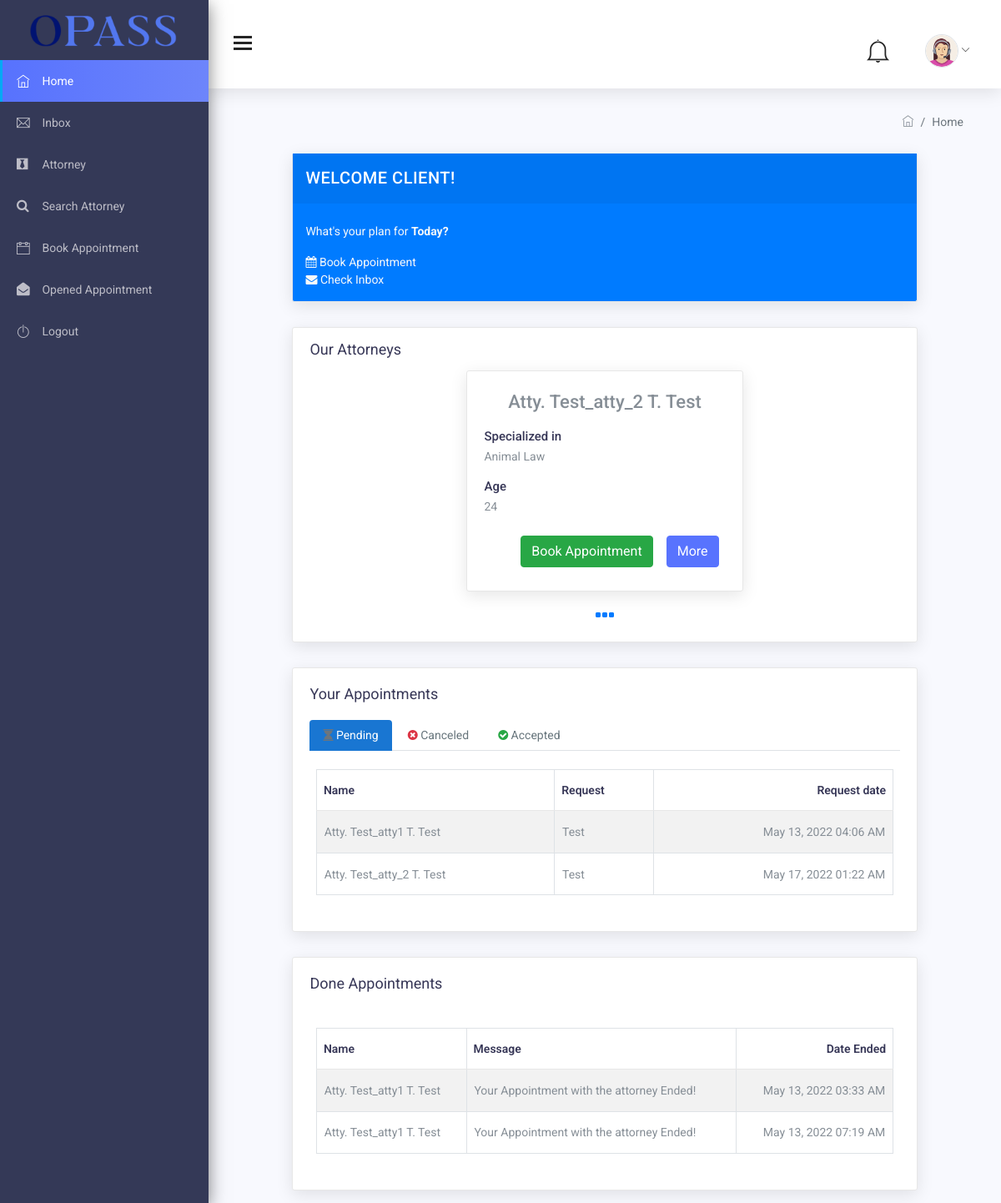
Screenshot of /pages/Users/index.php (signed in) with the database file from the repository.
### tables this page shows
CREATE TABLE `users` (
  `id` int(11) NOT NULL,
  `profile` text DEFAULT NULL,
  `fname` text NOT NULL,
  `mname` text NOT NULL,
  `lname` text NOT NULL,
  `email` text NOT NULL,
  `contact` text NOT NULL,
  `address` text NOT NULL,
  `birthday` date DEFAULT NULL,
  `schedule` text DEFAULT NULL,
  `year_exp` int(11) DEFAULT NULL,
  `specialization_id` int(11) NOT NULL,
  `role` text NOT NULL,
  `uname` text NOT NULL,
  `password` text NOT NULL,
  `opened_appointment` tinyint(1) NOT NULL DEFAULT 0
);

CREATE TABLE `specialization` (
  `specialization_id` int(11) NOT NULL,
  `specialization_name` text NOT NULL,
  `spec_description` varchar(300) NOT NULL
);

CREATE TABLE `appointments` (
  `appointment_id` int(11) NOT NULL,
  `attorney_id` int(11) NOT NULL,
  `user_id` int(11) NOT NULL,
  `request` text NOT NULL,
  `appointment_date` date NOT NULL,
  `appointment_time` time NOT NULL,
  `cancelation_reason` text DEFAULT NULL,
  `ended_remark` text DEFAULT NULL,
  `status` text DEFAULT NULL,
  `date_created` timestamp NOT NULL DEFAULT current_timestamp() ON UPDATE current_timestamp(),
  `date_accepted` date DEFAULT NULL,
  `date_ended` date DEFAULT NULL
);

### components/links.php (called while the page is built, shortened)
<?php
$userLinks = array(
  "home" => array(
    "title" => "Home",
    "icon" => "ti-home",
    "link" => "index.php"
  ),
  "inbox" => array(
    "title" => "Inbox",
    "icon" => "ti-email",
    "link" => "../Conversation/"
  ),
  "attorney" => array(
    "title" => "Attorney",
    "icon" => "fa fa-black-tie",
    "link" => "attorneys.php"
  ),
  "searchAttorney" => array(
    "title" => "Search Attorney",
    "icon" => "fa fa-search",
    "link" => "search-attorney.php"
  ),
  "bookAppoint" => array(
    "title" => "Book Appointment",
    "icon" => "ti-calendar",
    "link" => "book-appointment.php"
  ),
  "openedAppointment" => array(
    "title" => "Opened Appointment",
    "icon" => "fa fa-envelope-open",
    "link" => "opened-appointment.php"
  ),
);

### pages/Users/index.php (the view, shortened to what this page needs)
<?php
include_once("../../backend/conn.php");
$user = mysqli_fetch_object(
  mysqli_query(
    $con,
    "SELECT * FROM users WHERE id = $_SESSION[id]"
  )
);
?>
<!DOCTYPE html>
<html lang="en">
<head>
  <link href="../../assets/css/lib/font-awesome.min.css" rel="stylesheet">
  <link href="../../assets/css/lib/themify-icons.css" rel="stylesheet">
  <link href="../../assets/css/lib/owl.carousel.min.css" rel="stylesheet" />
  <link href="../../assets/css/lib/owl.theme.default.min.css" rel="stylesheet" />
  <link href="../../assets/css/lib/menubar/sidebar.css" rel="stylesheet">
  <link href="../../assets/css/lib/bootstrap.min.css" rel="stylesheet">
  <link href="../../assets/css/lib/helper.css" rel="stylesheet">
  <link href="../../assets/css/style.css" rel="stylesheet">
</head>
<body>
  <?php include("../../components/side-nav.php"); ?>
  <?php include("../../components/top-nav.php") ?>
  <div class="content-wrap">
    <div class="main">
      <div class="container-fluid">
        <div class="page-header">
          <div class="page-title">
            <ol class="breadcrumb">
              <li class="breadcrumb-item"><a href="#"><i class="ti-home"></i></a></li>
              <li class="breadcrumb-item active">Home</li>
            </ol>
          </div>
        </div>
        <section id="main-content">
          <div class="row d-flex justify-content-center">
            <div class="col-md-10 ">
              <div class="card bg-primary" style="margin-top: 0;border-top: 0; padding: 0">
                <div class="panel-heading bg-primary">
                  <h3>WELCOME CLIENT!</h3>
                </div>
                <div class="panel-body ">
                  <p class="text-light">What's your plan for <strong> Today? </strong> </p>
                  <a href="book-appointment.php" class="text-light"><i class="fa fa-calendar"></i> Book Appointment</a><br>
                  <a href="inbox.php" class="text-light"><i class="fa fa-envelope"></i> Check Inbox</a>
                </div>
              </div>
            </div>
          </div>
          <div class="row d-flex justify-content-center">
            <div class="col-md-10 ">
              <div class="card" style="padding-top: 15px; padding-bottom: 15px">
                <h3 class="card-title">
                  Our Attorneys
                </h3>
                <div class="row d-flex justify-content-center">
                  <?php
                  $featuredQuery = mysqli_query(
                    $con,
                    "SELECT * FROM users u INNER JOIN specialization s on u.specialization_id = s.specialization_id WHERE `role`='atty'and year_exp < 9 LIMIT 4"
                  );
                  if (mysqli_num_rows($featuredQuery) > 0) :
                    while ($featuredAtty = mysqli_fetch_object($featuredQuery)) :
                  ?>
                      <div class="col-lg-6">
                        <div class="card">
                          <div class="card-body">
                            <div class="user-profile">
                              <div class="d-flex flex-column">
                                <center>
                                  <div class="user-profile-name">
                                    <?= ucwords("Atty. " . "$featuredAtty->fname " . $featuredAtty->mname[0] . ".
                                $featuredAtty->lname") ?>
                                  </div>
                                </center>
                              </div>
                              <div class="user-work mt-3">
                                <div class="work-content">
                                  <h3>Specialized in</h3>
                                  <p><?= $featuredAtty->specialization_name ?></p>
                                </div>
                                <div class="work-content">
                                  <h3>Age</h3>
                                  <p>
                                    <?php
                                    $bday = new DateTime($featuredAtty->birthday);
                                    $today = new Datetime(date('y-m-d'));
                                    $diff = $today->diff($bday);
                                    printf(
                                      '%d',
                                      $diff->y
                                    ); ?>
                                  </p>
                                </div>
                              </div>
                              <div class="d-flex justify-content-end">
                                <a href="book-appointment.php?attyId=<?= $featuredAtty->id ?>" class="btn btn-success m-2">Book Appointment</a>
                                <a href="attorney-details.php?id=<?= $featuredAtty->id ?>" class="btn btn-primary m-2">More</a>
                              </div>
                            </div>
                          </div>
                        </div>
                      </div>
                    <?php endwhile; ?>
                  <?php else : ?>
                    <h2 style="margin-top: 20px;">No top rated lawyers to display.</h2>
                  <?php
                  endif; ?>
                </div>
                <div class="d-flex justify-content-center">
                  <a href="attorneys.php" class="text-primary">
                    <i class="fa fa-ellipsis-h fa-2x"></i>
                  </a>
                </div>
              </div>
            </div>
          </div>
          <div class="row d-flex justify-content-center" id="appointments">
            <div class="col-md-10 ">
              <div class="card">
                <div class="card-body p-b-0">
                  <h3 class="card-title p-b-20">
                    Your Appointments
                  </h3>
                  <ul class="nav nav-tabs customtab2" role="tablist">
                    <li class="nav-item">
                      <a class="nav-link active" data-toggle="tab" href="#Pending" role="tab">
                        <span class="hidden-sm-up">
                          <i class="fa fa-hourglass text-muted"></i>
                        </span>
                        <span class="hidden-xs-down">
                          Pending
                        </span>
                      </a>
                    </li>
                    <li class="nav-item">
                      <a class="nav-link" data-toggle="tab" href="#Canceled" role="tab">
                        <span class="hidden-sm-up">
                          <i class="fa fa-times-circle text-danger"></i>
                        </span>
                        <span class="hidden-xs-down">
                          Canceled
                        </span>
                      </a>
                    </li>
                    <li class="nav-item">
                      <a class="nav-link" data-toggle="tab" href="#Accepted" role="tab">
                        <span class="hidden-sm-up">
                          <i class="fa fa-check-circle text-success"></i>
                        </span>
                        <span class="hidden-xs-down">
                          Accepted
                        </span>
                      </a>
                    </li>
                  </ul>
                  <div class="tab-content">
                    <div class="tab-pane active" id="Pending" role="tabpanel">
                      <table id="tablePending" class="table table-striped table-bordered">
                        <thead>
                          <tr>
                            <th>Name</th>
                            <th>Request</th>
                            <th class="text-right">Request date</th>
                          </tr>
                        </thead>
                        <tbody>
                          <?php
                          $appointmentQuery = mysqli_query(
                            $con,
                            "SELECT * FROM appointments WHERE `user_id`=$_SESSION[id] and `status`='pending'"
                          );
                          while ($appointment = mysqli_fetch_object($appointmentQuery)) :
                            $attorney = mysqli_fetch_object(
                              mysqli_query(
                                $con,
                                "SELECT * FROM users WHERE id=$appointment->attorney_id"
                              )
                            );
                          ?>
                            <tr>
                              <td>
                                <?= ucwords("Atty. " . "$attorney->fname " . $attorney->mname[0] . ". $attorney->lname") ?>
                              </td>
                              <td>
                                <?= $appointment->request ?>
                              </td>
                              <td class="text-right">
                                <?= date_format(
                                  date_create($appointment->date_created),
                                  "M d, Y h:i A"
                                ) ?>
                              </td>
                            </tr>
                          <?php endwhile; ?>
                        </tbody>
                      </table>
                    </div>
                  </div>
                </div>
              </div>
            </div>
          </div>
          <div class="row d-flex justify-content-center" id="appointments">
            <div class="col-md-10 ">
              <div class="card">
                <div class="card-body p-b-0">
                  <h3 class="card-title p-b-20">
                    Done Appointments
                  </h3>
                  <table id="tableDone" class="table table-striped table-bordered">
                    <thead>
                      <tr>
                        <th>Name</th>
                        <th>Message</th>
                        <th class="text-right">Date Ended</th>
                      </tr>
                    </thead>
                    <tbody>
                      <?php
                      $appointmentDoneQuery = mysqli_query(
                        $con,
                        "SELECT * FROM appointments WHERE `user_id`=$_SESSION[id] and `status`='done'"
                      );
                      while ($appointment = mysqli_fetch_object($appointmentDoneQuery)) :
                        $attorney = mysqli_fetch_object(
                          mysqli_query(
                            $con,
                            "SELECT * FROM users WHERE id=$appointment->attorney_id"
                          )
                        );
                      ?>
                        <tr>
                          <td>
                            <?= ucwords("Atty. " . "$attorney->fname " . $attorney->mname[0] . ". $attorney->lname") ?>
                          </td>
                          <td>
                            Your Appointment with the attorney Ended!
                          </td>
                          <td class="text-right">
                            <?= date_format(
                              date_create($appointment->date_created),
                              "M d, Y h:i A"
                            ) ?>
                          </td>
                        </tr>
                      <?php endwhile; ?>
                    </tbody>
                  </table>
                </div>
              </div>
            </div>
          </div>
      </div>
    </div>
  </div>
</body>
</html>

### components/side-nav.php (shortened to what this page needs)
<?php
$role = $user->role;
?>
<div class="sidebar sidebar-hide-to-small sidebar-shrink sidebar-gestures" style="position: fixed; top: 0">
  <div class="nano">
    <div class="nano-content">
      <ul>
        <div class="logo">
          <a href="index.php">
            <img src="../../6.png" alt="OPASS" style="width: 180px;" />
          </a>
        </div>
        <?php
        require_once('links.php');
        $exploded = explode("/", $_SERVER["PHP_SELF"]);
        $self = $exploded[count($exploded) - 1];
        $links = $role == "user" ? $userLinks : $attyLinks;
        $userFolder = $role == "user" ? "../Users/" : "../Attorney/";
        $dir = $self == "notifications.php" ? $userFolder : "";
        foreach ($links as $index => $data) {
          $link = $data["link"];
          if ($link == $self) :
        ?>
            <li class="active">
              <a href="<?= $link ?>">
                <i class="<?= $data['icon'] ?>"></i>
                <?= $data['title'] ?>
              </a>
            </li>
          <?php
          else :
          ?>
            <li>
              <a href="<?= $dir . $link ?>">
                <i class="<?= $data['icon'] ?>"></i>
                <?= $data['title'] ?>
              </a>
            </li>
        <?php
          endif;
        }
        ?>
        <li>
          <a href="../../backend/logout.php?role=<?= $role ?>">
            <i class="ti-power-off"></i>
            Logout
          </a>
        </li>
      </ul>
    </div>
  </div>
</div>

### components/top-nav.php (shortened to what this page needs)
<div class="header">
  <div class="container-fluid">
    <div class="row">
      <div class="col-lg-12">
        <div class="float-left">
          <div class="hamburger sidebar-toggle">
            <span class="line"></span>
            <span class="line"></span>
            <span class="line"></span>
          </div>
        </div>
        <div class="float-right">
          <div class="dropdown dib" id="notification">
            <div class="header-icon" data-toggle="dropdown">
              <i class="ti-bell mr-2" style="font-size: 30px;" id="notificationIcon">
              </i>
            </div>
          </div>
          <div class="dropdown dib">
            <div class="header-icon" data-toggle="dropdown">
              <span class="user-avatar">
                <img class="rounded-circle border " src="../../profile-photo/<?= $user->profile == null ? 'default.png' : $user->profile ?>" style="width: 40px; height: 40px;">
                <i class="ti-angle-down f-s-10"></i>
              </span>
            </div>
          </div>
        </div>
      </div>
    </div>
  </div>
</div>

### pages/Users/index.php (style rules this page uses)
.panel-heading h3 { font-size: 20px; color: white; letter-spacing: 0.025em; height: 60px; line-height: 38px; padding: 10px 15px; border-bottom: 1px solid transparent; border-top-left-radius: 3px; border-top-right-radius: 3px; background: rgba(0, 0, 0, 0.05); }
.panel-body { padding: 15px; }

### rows the page displays
users: profile (picture)
users: fname+mname+lname "Atty. Test_atty_2 T. Test", specialization.specialization_name "Animal Law", birthday "24"
appointments: users.fname+mname+lname "Atty. Test_atty1 T. Test", request "Test", date_created "May 13, 2022 04:06 AM"
appointments: users.fname+mname+lname "Atty. Test_atty_2 T. Test", request "Test", date_created "May 17, 2022 01:22 AM"
appointments: users.fname+mname+lname "Atty. Test_atty1 T. Test", date_created "May 13, 2022 03:33 AM"
appointments: users.fname+mname+lname "Atty. Test_atty1 T. Test", date_created "May 13, 2022 07:19 AM"

### other values shown
$data['title'] "Home"
$data['title'] "Inbox"
$data['title'] "Attorney"
$data['title'] "Search Attorney"
$data['title'] "Book Appointment"
$data['title'] "Opened Appointment"
